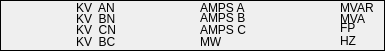
  <widget class="QFrame" name="frame_4">
   <property name="geometry">
    <rect>
     <x>542</x>
     <y>202</y>
     <width>385</width>
     <height>51</height>
    </rect>
   </property>
   <property name="frameShape">
    <enum>QFrame::Box</enum>
   </property>
   <property name="frameShadow">
    <enum>QFrame::Plain</enum>
   </property>
   <widget class="QLabel" name="lbkvan_2">
    <property name="geometry">
     <rect>
      <x>20</x>
      <y>1</y>
      <width>46</width>
      <height>13</height>
     </rect>
    </property>
    <property name="text">
     <string/>
    </property>
   </widget>
   <widget class="QLabel" name="lbkvanT_2">
    <property name="geometry">
     <rect>
      <x>76</x>
      <y>1</y>
      <width>46</width>
      <height>13</height>
     </rect>
    </property>
    <property name="text">
     <string>KV  AN</string>
    </property>
   </widget>
   <widget class="QLabel" name="lbkban_3">
    <property name="geometry">
     <rect>
      <x>20</x>
      <y>12</y>
      <width>46</width>
      <height>13</height>
     </rect>
    </property>
    <property name="text">
     <string/>
    </property>
   </widget>
   <widget class="QLabel" name="lbkvbnT_2">
    <property name="geometry">
     <rect>
      <x>76</x>
      <y>12</y>
      <width>46</width>
      <height>13</height>
     </rect>
    </property>
    <property name="text">
     <string>KV  BN</string>
    </property>
   </widget>
   <widget class="QLabel" name="lbkvbcT_2">
    <property name="geometry">
     <rect>
      <x>76</x>
      <y>35</y>
      <width>46</width>
      <height>13</height>
     </rect>
    </property>
    <property name="text">
     <string>KV  BC</string>
    </property>
   </widget>
   <widget class="QLabel" name="lbkvcn_2">
    <property name="geometry">
     <rect>
      <x>20</x>
      <y>23</y>
      <width>46</width>
      <height>13</height>
     </rect>
    </property>
    <property name="text">
     <string/>
    </property>
   </widget>
   <widget class="QLabel" name="lbkvbc_2">
    <property name="geometry">
     <rect>
      <x>20</x>
      <y>35</y>
      <width>46</width>
      <height>13</height>
     </rect>
    </property>
    <property name="text">
     <string/>
    </property>
   </widget>
   <widget class="QLabel" name="lbkvcnT_2">
    <property name="geometry">
     <rect>
      <x>76</x>
      <y>23</y>
      <width>46</width>
      <height>13</height>
     </rect>
    </property>
    <property name="text">
     <string>KV  CN</string>
    </property>
   </widget>
   <widget class="QLabel" name="lbHwT_2">
    <property name="geometry">
     <rect>
      <x>200</x>
      <y>35</y>
      <width>46</width>
      <height>13</height>
     </rect>
    </property>
    <property name="text">
     <string>MW</string>
    </property>
   </widget>
   <widget class="QLabel" name="lbAMPScT_2">
    <property name="geometry">
     <rect>
      <x>200</x>
      <y>23</y>
      <width>46</width>
      <height>13</height>
     </rect>
    </property>
    <property name="text">
     <string>AMPS C</string>
    </property>
   </widget>
   <widget class="QLabel" name="lbampsa_2">
    <property name="geometry">
     <rect>
      <x>144</x>
      <y>1</y>
      <width>46</width>
      <height>13</height>
     </rect>
    </property>
    <property name="text">
     <string/>
    </property>
   </widget>
   <widget class="QLabel" name="lbAMPSc_2">
    <property name="geometry">
     <rect>
      <x>144</x>
      <y>23</y>
      <width>46</width>
      <height>13</height>
     </rect>
    </property>
    <property name="text">
     <string/>
    </property>
   </widget>
   <widget class="QLabel" name="lbampsaT_2">
    <property name="geometry">
     <rect>
      <x>200</x>
      <y>1</y>
      <width>46</width>
      <height>13</height>
     </rect>
    </property>
    <property name="text">
     <string>AMPS A</string>
    </property>
   </widget>
   <widget class="QLabel" name="lbAMPSb_2">
    <property name="geometry">
     <rect>
      <x>144</x>
      <y>11</y>
      <width>46</width>
      <height>13</height>
     </rect>
    </property>
    <property name="text">
     <string/>
    </property>
   </widget>
   <widget class="QLabel" name="lbHw_2">
    <property name="geometry">
     <rect>
      <x>144</x>
      <y>35</y>
      <width>46</width>
      <height>13</height>
     </rect>
    </property>
    <property name="text">
     <string/>
    </property>
   </widget>
   <widget class="QLabel" name="lbAMPSbT_2">
    <property name="geometry">
     <rect>
      <x>200</x>
      <y>11</y>
      <width>46</width>
      <height>13</height>
     </rect>
    </property>
    <property name="text">
     <string>AMPS B</string>
    </property>
   </widget>
   <widget class="QLabel" name="lbhzT_2">
    <property name="geometry">
     <rect>
      <x>340</x>
      <y>34</y>
      <width>46</width>
      <height>13</height>
     </rect>
    </property>
    <property name="text">
     <string>HZ</string>
    </property>
   </widget>
   <widget class="QLabel" name="lbfpT_2">
    <property name="geometry">
     <rect>
      <x>340</x>
      <y>21</y>
      <width>46</width>
      <height>13</height>
     </rect>
    </property>
    <property name="text">
     <string>FP</string>
    </property>
   </widget>
   <widget class="QLabel" name="lvmvarT_2">
    <property name="geometry">
     <rect>
      <x>340</x>
      <y>1</y>
      <width>46</width>
      <height>13</height>
     </rect>
    </property>
    <property name="text">
     <string>MVAR</string>
    </property>
   </widget>
   <widget class="QLabel" name="lvmvar_2">
    <property name="geometry">
     <rect>
      <x>284</x>
      <y>1</y>
      <width>46</width>
      <height>13</height>
     </rect>
    </property>
    <property name="text">
     <string/>
    </property>
   </widget>
   <widget class="QLabel" name="lbmvaT_2">
    <property name="geometry">
     <rect>
      <x>340</x>
      <y>12</y>
      <width>46</width>
      <height>13</height>
     </rect>
    </property>
    <property name="text">
     <string>MVA</string>
    </property>
   </widget>
   <widget class="QLabel" name="lbhz_2">
    <property name="geometry">
     <rect>
      <x>284</x>
      <y>34</y>
      <width>46</width>
      <height>13</height>
     </rect>
    </property>
    <property name="text">
     <string/>
    </property>
   </widget>
   <widget class="QLabel" name="lbmva_2">
    <property name="geometry">
     <rect>
      <x>284</x>
      <y>12</y>
      <width>46</width>
      <height>13</height>
     </rect>
    </property>
    <property name="text">
     <string/>
    </property>
   </widget>
   <widget class="QLabel" name="lbfp_2">
    <property name="geometry">
     <rect>
      <x>284</x>
      <y>21</y>
      <width>46</width>
      <height>13</height>
     </rect>
    </property>
    <property name="text">
     <string/>
    </property>
   </widget>
  </widget>
